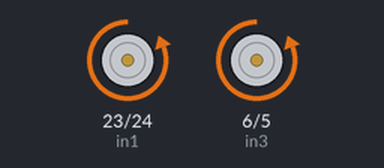
The program below on a simulated Raspberry Pi (BCM pin numbers). Parts: motor-driver pin pairs drawn as motors (green arrow = first pin HIGH = forward, orange = second pin HIGH = backward, longer = more drive, scaled by the enable pin). What the program prints to the terminal is not drawn. At 13.0 s the program stops and its outputs stay as they are.

Above: at 0.1 s.
At 3.1 s:
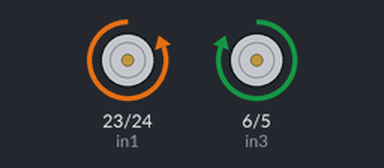
At 7.6 s:
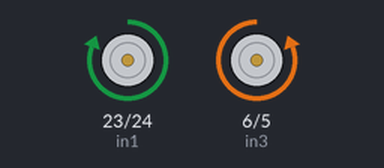
At 8.1 s:
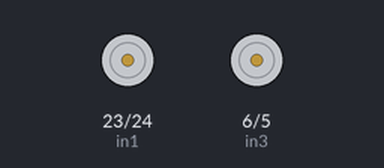
Timing chart, 0 to 10.5 s (numbered marks = the images above):
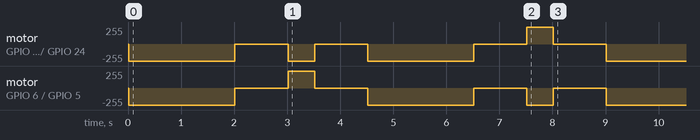

Measured:
- by itself, motor on GPIO 6 (in3) / GPIO 5 (in4): stopped → backward 255/255 at 0.02 s, → stopped 2.0 s later, → forward 255/255 1.0 s later, → stopped 0.50 s later, … (9 changes in this stretch)
- by itself, motor on GPIO 23 (in1) / GPIO 24 (in2): stopped → backward 255/255 at 0.02 s, → stopped 2.0 s later, → backward 255/255 1.0 s later, → stopped 0.50 s later, … (9 changes in this stretch)

The program:

robot.py
```python
#! /usr/bin/env python
import RPi.GPIO as GPIO
import os
import time
#Define nombre de las entradas del puente H
ena = 18
in1 = 23
in2 = 24

enb = 19
in3 = 6
in4 = 5
#configura los pines segun el microprocesador Broadcom
GPIO.setmode(GPIO.BCM)
#configura los pines como salidas
GPIO.setup(ena,GPIO.OUT)
GPIO.setup(enb,GPIO.OUT)
GPIO.setup(in1, GPIO.OUT)
GPIO.setup(in2, GPIO.OUT)
GPIO.setup(in3, GPIO.OUT)
GPIO.setup(in4, GPIO.OUT)
#Define las salidas PWM q
pwm_a = GPIO.PWM(ena,500)
pwm_b = GPIO.PWM(enb,500)
#inicializan los PWM con un duty Cicly de cero
pwm_a.start(0)
pwm_b.start(0)
# funciones de sentido de giro de los motores
def  Giro_Favor_Reloj_MotorA():
	GPIO.output(in1,False)
	GPIO.output(in2,True)

def Giro_Contra_Reloj_MotorA():
	GPIO.output(in1,True)
	GPIO.output(in2,False)

def  Giro_Favor_Reloj_MotorB():
	GPIO.output(in3,False)
	GPIO.output(in4,True)

def Giro_Contra_Reloj_MotorB():
	GPIO.output(in3,True)
	GPIO.output(in4,False)


def adelante(velocidad, tiempo):
	Giro_Favor_Reloj_MotorA()
	Giro_Favor_Reloj_MotorB()
	pwm_a.ChangeDutyCycle(int(velocidad))
	pwm_b.ChangeDutyCycle(int(velocidad))
	time.sleep(tiempo)

def atras(velocidad, tiempo):
	Giro_Contra_Reloj_MotorA()
	Giro_Contra_Reloj_MotorB()
	pwm_a.ChangeDutyCycle(int(velocidad))
	pwm_b.ChangeDutyCycle(int(velocidad))
	time.sleep(tiempo)

def stopMotors(tiempo):
	pwm_a.ChangeDutyCycle(0)
	pwm_b.ChangeDutyCycle(0)
	time.sleep(tiempo)

def giro_der(velocidad,tiempo):
	Giro_Favor_Reloj_MotorA()
	Giro_Contra_Reloj_MotorB()
	pwm_a.ChangeDutyCycle(int(velocidad))
	pwm_b.ChangeDutyCycle(int(velocidad))
	time.sleep(tiempo)

def giro_izq(velocidad,tiempo):
	Giro_Contra_Reloj_MotorA()
	Giro_Favor_Reloj_MotorB()
	pwm_a.ChangeDutyCycle(int(velocidad))
	pwm_b.ChangeDutyCycle(int(velocidad))
	time.sleep(tiempo)

#limpia la pantalla
os.system('clear')
try:
	adelante(100,2)
	stopMotors(1)
	giro_der(100,0.5)
	stopMotors(1)
	adelante(100,2)
	stopMotors(1)
	giro_izq(100,0.5)
	stopMotors(1)
	adelante(100,4)
	print ("Termina trayectoria del robot")

except KeyboardInterrupt:
	pwm_a.stop()
	pwm_b.stop()
	GPIO.cleanup()
	os.system('clear')
	print
	print("Programa Terminado")
	print
	exit()
```
